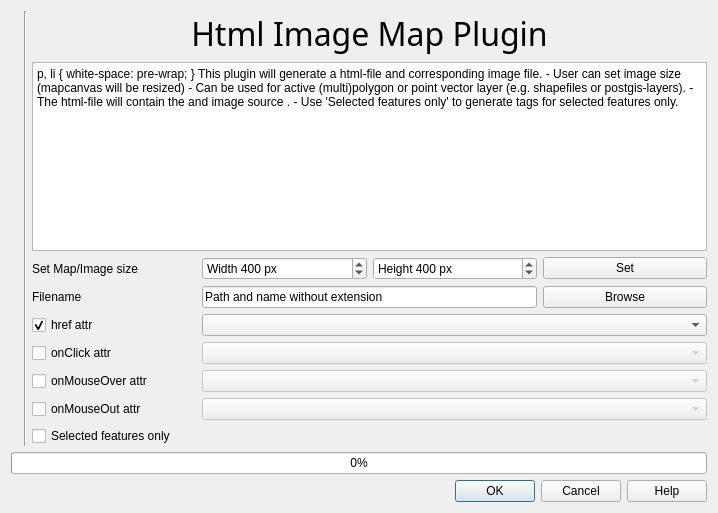
<?xml version="1.0" encoding="UTF-8"?>
<ui version="4.0">
 <class>ImageMapPluginGui</class>
 <widget class="QDialog" name="ImageMapPluginGui">
  <property name="geometry">
   <rect>
    <x>0</x>
    <y>0</y>
    <width>718</width>
    <height>513</height>
   </rect>
  </property>
  <property name="windowTitle">
   <string>Html Image Map Plugin</string>
  </property>
  <property name="windowIcon">
   <iconset>
    <normaloff/>
   </iconset>
  </property>
  <layout class="QGridLayout" name="gridLayout">
   <item row="0" column="0" rowspan="3">
    <widget class="QLabel" name="label">
     <property name="text">
      <string/>
     </property>
     <property name="pixmap">
      <pixmap resource="imagemapplugin.qrc">:/imagemap.png</pixmap>
     </property>
    </widget>
   </item>
   <item row="0" column="1" rowspan="3">
    <widget class="Line" name="line1">
     <property name="maximumSize">
      <size>
       <width>2</width>
       <height>32767</height>
      </size>
     </property>
     <property name="frameShape">
      <enum>QFrame::VLine</enum>
     </property>
     <property name="frameShadow">
      <enum>QFrame::Sunken</enum>
     </property>
     <property name="orientation">
      <enum>Qt::Vertical</enum>
     </property>
    </widget>
   </item>
   <item row="0" column="2">
    <widget class="QLabel" name="txtHeading">
     <property name="sizePolicy">
      <sizepolicy hsizetype="Preferred" vsizetype="Minimum">
       <horstretch>0</horstretch>
       <verstretch>0</verstretch>
      </sizepolicy>
     </property>
     <property name="font">
      <font>
       <family>Sans Serif</family>
       <pointsize>24</pointsize>
       <weight>50</weight>
       <italic>false</italic>
       <bold>false</bold>
       <underline>false</underline>
       <strikeout>false</strikeout>
      </font>
     </property>
     <property name="text">
      <string>Html Image Map Plugin</string>
     </property>
     <property name="alignment">
      <set>Qt::AlignCenter</set>
     </property>
    </widget>
   </item>
   <item row="1" column="2">
    <widget class="QTextEdit" name="textEdit">
     <property name="sizePolicy">
      <sizepolicy hsizetype="Expanding" vsizetype="Preferred">
       <horstretch>0</horstretch>
       <verstretch>0</verstretch>
      </sizepolicy>
     </property>
     <property name="readOnly">
      <bool>true</bool>
     </property>
     <property name="html">
      <string>&lt;!DOCTYPE HTML PUBLIC &quot;-//W3C//DTD HTML 4.0//EN&quot; &quot;http://www.w3.org/TR/REC-html40/strict.dtd&quot;&gt;
&lt;html&gt;&lt;head&gt;&lt;meta name=&quot;qrichtext&quot; content=&quot;1&quot; /&gt;&lt;style type=&quot;text/css&quot;&gt;
p, li { white-space: pre-wrap; }
&lt;/style&gt;&lt;/head&gt;&lt;body style=&quot; font-family:'Sans'; font-size:10pt; font-weight:400; font-style:normal;&quot;&gt;
&lt;p style=&quot; margin-top:0px; margin-bottom:0px; margin-left:0px; margin-right:0px; -qt-block-indent:0; text-indent:0px;&quot;&gt;&lt;span style=&quot; font-family:'Sans Serif';&quot;&gt;This plugin will generate a html-file and corresponding image file. &lt;/span&gt;&lt;/p&gt;
&lt;p style=&quot; margin-top:0px; margin-bottom:0px; margin-left:0px; margin-right:0px; -qt-block-indent:0; text-indent:0px;&quot;&gt;&lt;span style=&quot; font-family:'Sans Serif'; font-size:6pt;&quot;&gt; &lt;/span&gt;&lt;/p&gt;
&lt;p style=&quot; margin-top:0px; margin-bottom:0px; margin-left:0px; margin-right:0px; -qt-block-indent:0; text-indent:0px;&quot;&gt;&lt;span style=&quot; font-family:'Sans Serif';&quot;&gt;- User can set image size (mapcanvas will be resized)&lt;/span&gt;&lt;/p&gt;
&lt;p style=&quot; margin-top:0px; margin-bottom:0px; margin-left:0px; margin-right:0px; -qt-block-indent:0; text-indent:0px;&quot;&gt;&lt;span style=&quot; font-family:'Sans Serif';&quot;&gt;- Can be used for active (multi)polygon or point vector layer (e.g. shapefiles or postgis-layers).&lt;/span&gt;&lt;/p&gt;
&lt;p style=&quot; margin-top:0px; margin-bottom:0px; margin-left:0px; margin-right:0px; -qt-block-indent:0; text-indent:0px;&quot;&gt;&lt;span style=&quot; font-family:'Sans Serif';&quot;&gt;- The html-file will contain the &amp;lt;img&amp;gt; and image &amp;lt;map&amp;gt; source .&lt;/span&gt;&lt;/p&gt;
&lt;p style=&quot; margin-top:0px; margin-bottom:0px; margin-left:0px; margin-right:0px; -qt-block-indent:0; text-indent:0px;&quot;&gt;&lt;span style=&quot; font-family:'Sans Serif';&quot;&gt;- Use 'Selected features only' to generate &amp;lt;area&amp;gt; tags for selected features only.&lt;/span&gt;&lt;/p&gt;&lt;/body&gt;&lt;/html&gt;</string>
     </property>
    </widget>
   </item>
   <item row="3" column="0" colspan="3">
    <widget class="QProgressBar" name="progressBar">
     <property name="value">
      <number>0</number>
     </property>
    </widget>
   </item>
   <item row="4" column="0" colspan="3">
    <widget class="QDialogButtonBox" name="buttonBox">
     <property name="enabled">
      <bool>true</bool>
     </property>
     <property name="orientation">
      <enum>Qt::Horizontal</enum>
     </property>
     <property name="standardButtons">
      <set>QDialogButtonBox::Cancel|QDialogButtonBox::Help|QDialogButtonBox::Ok</set>
     </property>
    </widget>
   </item>
   <item row="2" column="2">
    <layout class="QGridLayout" name="gridLayout_3">
     <item row="1" column="0">
      <widget class="QLabel" name="lblSetImageSize">
       <property name="sizePolicy">
        <sizepolicy hsizetype="Preferred" vsizetype="Minimum">
         <horstretch>0</horstretch>
         <verstretch>0</verstretch>
        </sizepolicy>
       </property>
       <property name="text">
        <string>Set Map/Image size</string>
       </property>
      </widget>
     </item>
     <item row="3" column="0">
      <widget class="QLabel" name="lblFilename">
       <property name="sizePolicy">
        <sizepolicy hsizetype="Preferred" vsizetype="Minimum">
         <horstretch>0</horstretch>
         <verstretch>0</verstretch>
        </sizepolicy>
       </property>
       <property name="text">
        <string>Filename</string>
       </property>
      </widget>
     </item>
     <item row="3" column="3">
      <widget class="QPushButton" name="btnBrowse">
       <property name="text">
        <string>Browse</string>
       </property>
      </widget>
     </item>
     <item row="4" column="0">
      <widget class="QCheckBox" name="chkBoxHref">
       <property name="text">
        <string>href attr</string>
       </property>
       <property name="checked">
        <bool>true</bool>
       </property>
      </widget>
     </item>
     <item row="4" column="1" colspan="3">
      <widget class="QComboBox" name="cmbAttributesHref">
       <property name="acceptDrops">
        <bool>true</bool>
       </property>
       <property name="toolTip">
        <string>field to be used in HREF tag</string>
       </property>
       <property name="editable">
        <bool>false</bool>
       </property>
      </widget>
     </item>
     <item row="5" column="0">
      <widget class="QCheckBox" name="chkBoxOnClick">
       <property name="text">
        <string>onClick attr</string>
       </property>
      </widget>
     </item>
     <item row="5" column="1" colspan="3">
      <widget class="QComboBox" name="cmbAttributesOnClick">
       <property name="enabled">
        <bool>false</bool>
       </property>
      </widget>
     </item>
     <item row="6" column="0">
      <widget class="QCheckBox" name="chkBoxOnMouseOver">
       <property name="text">
        <string>onMouseOver attr</string>
       </property>
      </widget>
     </item>
     <item row="6" column="1" colspan="3">
      <widget class="QComboBox" name="cmbAttributesOnMouseOver">
       <property name="enabled">
        <bool>false</bool>
       </property>
      </widget>
     </item>
     <item row="7" column="0">
      <widget class="QCheckBox" name="chkBoxOnMouseOut">
       <property name="text">
        <string>onMouseOut attr</string>
       </property>
      </widget>
     </item>
     <item row="7" column="1" colspan="3">
      <widget class="QComboBox" name="cmbAttributesOnMouseOut">
       <property name="enabled">
        <bool>false</bool>
       </property>
      </widget>
     </item>
     <item row="3" column="1" colspan="2">
      <widget class="QLineEdit" name="txtFileName">
       <property name="text">
        <string>Path and name without extension</string>
       </property>
      </widget>
     </item>
     <item row="1" column="1">
      <widget class="QSpinBox" name="spinBoxImageWidth">
       <property name="suffix">
        <string> px</string>
       </property>
       <property name="prefix">
        <string>Width </string>
       </property>
       <property name="minimum">
        <number>150</number>
       </property>
       <property name="maximum">
        <number>15000</number>
       </property>
       <property name="value">
        <number>400</number>
       </property>
      </widget>
     </item>
     <item row="9" column="0" colspan="4">
      <widget class="QCheckBox" name="chkBoxSelectedOnly">
       <property name="text">
        <string>Selected features only</string>
       </property>
      </widget>
     </item>
     <item row="1" column="3">
      <widget class="QPushButton" name="btnSetImageSize">
       <property name="text">
        <string>Set</string>
       </property>
      </widget>
     </item>
     <item row="1" column="2">
      <widget class="QSpinBox" name="spinBoxImageHeight">
       <property name="suffix">
        <string> px</string>
       </property>
       <property name="prefix">
        <string>Height </string>
       </property>
       <property name="minimum">
        <number>150</number>
       </property>
       <property name="maximum">
        <number>15000</number>
       </property>
       <property name="value">
        <number>400</number>
       </property>
      </widget>
     </item>
    </layout>
   </item>
  </layout>
 </widget>
 <layoutdefault spacing="6" margin="11"/>
 <resources>
  <include location="imagemapplugin.qrc"/>
 </resources>
 <connections/>
</ui>
